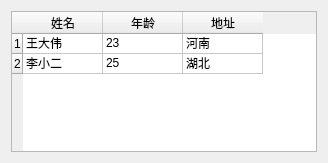
<?xml version="1.0" encoding="UTF-8"?>
<ui version="4.0">
 <class>mainWndClass</class>
 <widget class="QWidget" name="mainWndClass">
  <property name="geometry">
   <rect>
    <x>0</x>
    <y>0</y>
    <width>328</width>
    <height>163</height>
   </rect>
  </property>
  <property name="windowTitle">
   <string>mainWnd</string>
  </property>
  <layout class="QHBoxLayout" name="horizontalLayout">
   <item>
    <widget class="QTableWidget" name="listInfo">
     <property name="editTriggers">
      <set>QAbstractItemView::NoEditTriggers</set>
     </property>
     <property name="sortingEnabled">
      <bool>true</bool>
     </property>
     <attribute name="horizontalHeaderDefaultSectionSize">
      <number>80</number>
     </attribute>
     <attribute name="horizontalHeaderMinimumSectionSize">
      <number>20</number>
     </attribute>
     <attribute name="verticalHeaderDefaultSectionSize">
      <number>20</number>
     </attribute>
     <attribute name="verticalHeaderMinimumSectionSize">
      <number>20</number>
     </attribute>
     <row>
      <property name="text">
       <string>1</string>
      </property>
     </row>
     <row>
      <property name="text">
       <string>2</string>
      </property>
     </row>
     <column>
      <property name="text">
       <string>姓名</string>
      </property>
     </column>
     <column>
      <property name="text">
       <string>年龄</string>
      </property>
     </column>
     <column>
      <property name="text">
       <string>地址</string>
      </property>
     </column>
     <item row="0" column="0">
      <property name="text">
       <string>王大伟</string>
      </property>
     </item>
     <item row="0" column="1">
      <property name="text">
       <string>23</string>
      </property>
     </item>
     <item row="0" column="2">
      <property name="text">
       <string>河南</string>
      </property>
     </item>
     <item row="1" column="0">
      <property name="text">
       <string>李小二</string>
      </property>
     </item>
     <item row="1" column="1">
      <property name="text">
       <string>25</string>
      </property>
     </item>
     <item row="1" column="2">
      <property name="text">
       <string>湖北</string>
      </property>
     </item>
    </widget>
   </item>
  </layout>
 </widget>
 <layoutdefault spacing="6" margin="11"/>
 <resources>
  <include location="mainwnd.qrc"/>
 </resources>
 <connections/>
</ui>
